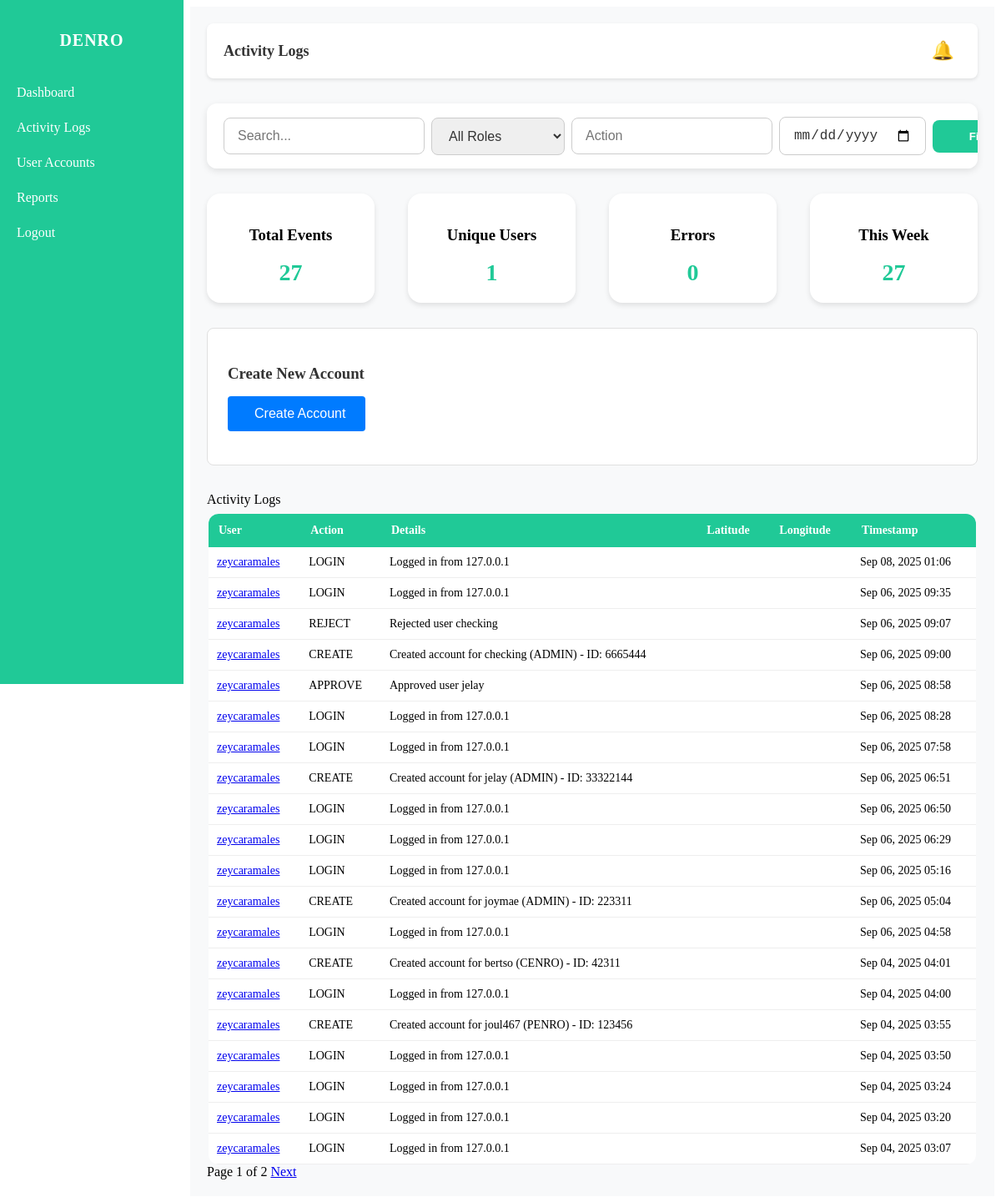
Page /custom-admin/activity-logs/ (signed in) on the earlier database version.
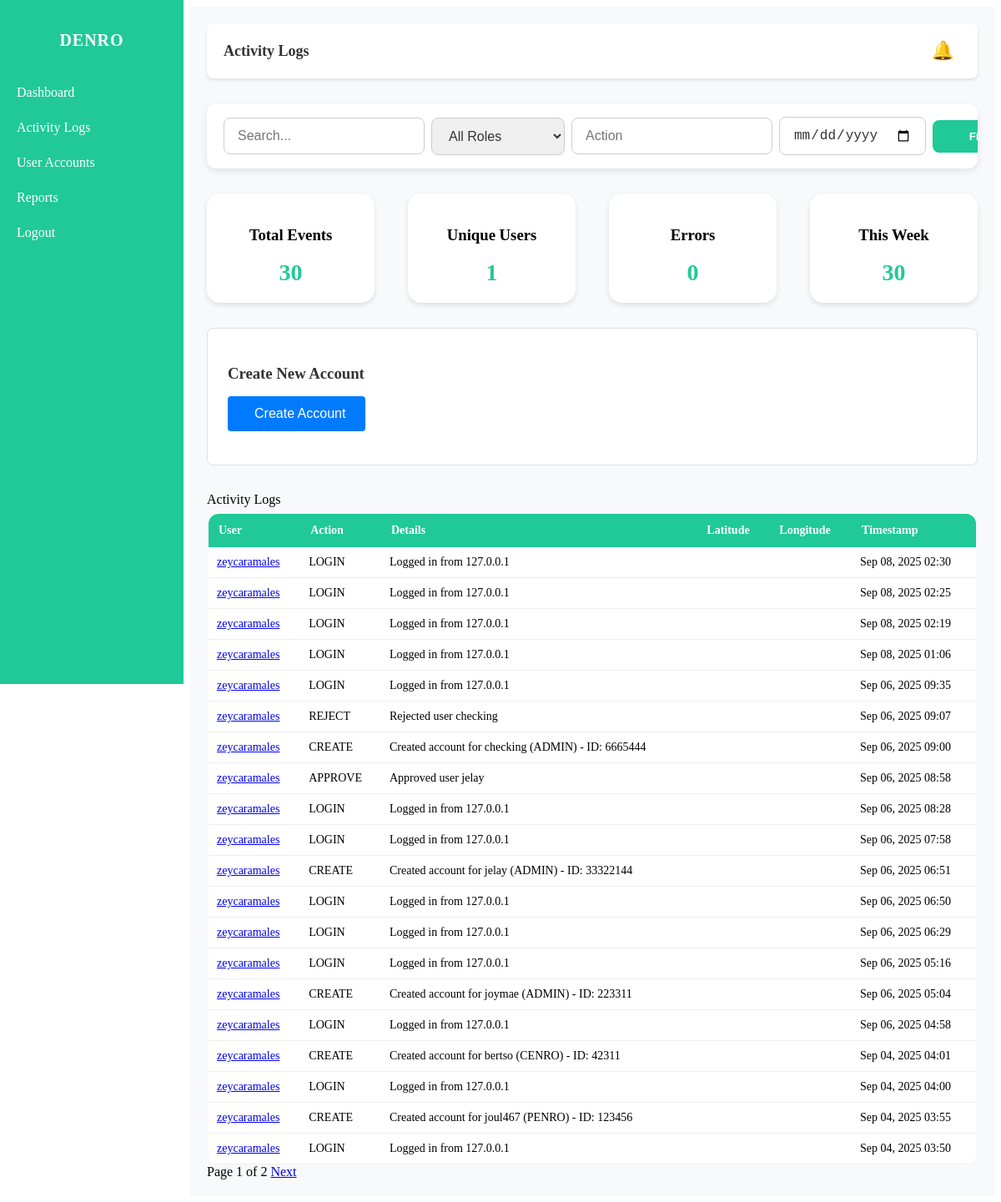
Same page on the later database version.
### DENRO/models.py (models this page shows, shortened)
class ActivityLog(models.Model):
    user        = models.ForeignKey(
        settings.AUTH_USER_MODEL,              # ✅ use the string via settings
        on_delete=models.SET_NULL,
        null=True, blank=True,
        related_name="activity_logs",
    )
    action      = models.CharField(max_length=16, choices=ActivityAction.choices)
    details     = models.TextField(blank=True, null=True)
    ip_address  = models.GenericIPAddressField(blank=True, null=True)
    created_at  = models.DateTimeField(auto_now_add=True)
    class Meta:
        ordering = ["-created_at"]
        indexes = [
            models.Index(fields=["-created_at"]),
            models.Index(fields=["action"]),
            models.Index(fields=["user"]),
        ]

class User(AbstractUser):
    class RoleChoices(models.TextChoices):
        SUPER_ADMIN = "SUPER_ADMIN", "Super Admin"
        ADMIN = "ADMIN", "Admin"
        PENRO = "PENRO", "PENRO"
        CENRO = "CENRO", "CENRO"
        EVALUATOR = "EVALUATOR", "Evaluator"
    role = models.CharField(
        max_length=20, choices=RoleChoices.choices, default=RoleChoices.ADMIN
    )
    is_approved = models.BooleanField(default=False)
    is_rejected = models.BooleanField(default=False)
    is_deactivated = models.BooleanField(default=False)
    gender = models.CharField(max_length=10, blank=True, null=True)
    phone_number = models.CharField(max_length=20, blank=True, null=True)
    region = models.CharField(max_length=100, blank=True, null=True)
    profile_pic = models.CharField(max_length=255, blank=True, null=True)
    id_number = models.CharField(max_length=50, blank=True, null=True, unique=True)

### DENRO/views.py (the view, shortened to what this page needs)
# urls.py: path("custom-admin/activity-logs/", views.admin_activity_logs, name="admin_activitylogs"),
@login_required
def admin_activity_logs(request):
    notifications, unread_count = get_unread_notifications()
    logs_qs = ActivityLog.objects.all().select_related("user").order_by("-created_at")
    q = request.GET.get("q")
    role = request.GET.get("role")
    action = request.GET.get("action")
    dfrom = request.GET.get("from")
    dto = request.GET.get("to")
    if q:
        logs_qs = logs_qs.filter(
            Q(user__username__icontains=q) | Q(details__icontains=q) | Q(action__icontains=q)
        )
    if role:
        logs_qs = logs_qs.filter(user__role=role)
    if action:
        logs_qs = logs_qs.filter(action=action)
    if dfrom:
        logs_qs = logs_qs.filter(created_at__date__gte=dfrom)
    if dto:
        logs_qs = logs_qs.filter(created_at__date__lte=dto)
    paginator = Paginator(logs_qs, 20)
    page_obj = paginator.get_page(request.GET.get("page") or 1)
    metrics = {
        "total_events": logs_qs.count(),
        "unique_users": logs_qs.values("user_id").distinct().count(),
        "errors": logs_qs.filter(action="ERROR").count(),
        "this_week": logs_qs.filter(created_at__gte=now() - timedelta(days=7)).count(),
    }
    total_events_breakdown = dict(logs_qs.values_list("action").annotate(c=Count("id")))
    unique_user_ids = logs_qs.values("user_id").distinct()
    unique_users_breakdown = dict(
        logs_qs.filter(user_id__in=[u["user_id"] for u in unique_user_ids])
        .values_list("action")
        .annotate(c=Count("id"))
    )
    errors_breakdown = dict(
        logs_qs.filter(action="ERROR").values_list("details").annotate(c=Count("id"))
    )
    this_week_qs = logs_qs.filter(created_at__gte=now() - timedelta(days=7))
    this_week_breakdown = dict(this_week_qs.values_list("action").annotate(c=Count("id")))
    context = {
        "logs": page_obj.object_list,
        "page_obj": page_obj,
        "metrics": metrics,
        "action_counts_json": json.dumps(total_events_breakdown),
        "popup_data": {
            "total_events": total_events_breakdown,
            "unique_users": unique_users_breakdown,
            "errors": errors_breakdown,
            "this_week": this_week_breakdown,
        },
        "notifications": notifications,
        "unread_count": unread_count,
    }
    return render(request, "ADMIN/admin_activitylogs.html", context)

### DENRO/context_processors.py (called while the page is built)
def _normalize_role(raw: Any) -> str:
    if raw is None:
        return ""
    text = str(raw).upper()
    return re.sub(r"[^A-Z]", "", text)

### DENRO/views.py (called while the page is built)
def get_unread_notifications():
    notifications = Notification.objects.filter(is_read=False).order_by("-created_at")
    return notifications, notifications.count()

### DENRO/templates/ADMIN/admin_activitylogs.html (shortened to what this page needs)
{% load static %}
<!DOCTYPE html>
<html lang="en">
<head>
    <link rel="stylesheet" href="{% static 'css/dashboard.css' %}">
    <link rel="stylesheet" href="{% static 'styles/sidebar.css' %}">
</head>
<body>
    {% include 'includes/adminsidebar.html' %}
    <div class="content">
        <div class="top-bar">
            <h2>Activity Logs</h2>
            <div class="notification">
                <button id="notifBtn" class="bell-btn">
                    🔔
                </button>
            </div>
        </div>
        <div class="filters">
            <form method="get">
                <input type="text" name="q" placeholder="Search..." value="{{ request.GET.q }}">
                <select name="role">
                    <option value="">All Roles</option>
                </select>
                <input type="text" name="action" placeholder="Action" value="{{ request.GET.action }}">
                <input type="date" name="from" value="{{ request.GET.from }}">
                <button type="submit">Filter</button>
            </form>
        </div>
        <div class="cards">
            <div class="card"><h3>Total Events</h3><p>{{ metrics.total_events }}</p></div>
            <div class="card"><h3>Unique Users</h3><p>{{ metrics.unique_users }}</p></div>
            <div class="card"><h3>Errors</h3><p>{{ metrics.errors }}</p></div>
            <div class="card"><h3>This Week</h3><p>{{ metrics.this_week }}</p></div>
        </div>
        <div class="account-creation-container" style="background: #fff; padding: 1.5rem; border-radius: 8px; border: 1px solid #e0e0e0; margin-bottom: 2rem;">
            <h3 style="margin-bottom: 1rem; color: #333;">Create New Account</h3>
            <button id="toggleCreateForm" class="btn btn-primary" style="background: #007bff; color: white; border: none; padding: 0.75rem 1.5rem; border-radius: 4px; cursor: pointer; font-size: 1rem; margin-bottom: 1rem;">
                Create Account
            </button>
        </div>
        <div class="section-title">Activity Logs</div>
        <div class="table-wrap">
            <table>
                <thead>
                    <tr>
                        <th>User</th>
                        <th>Action</th>
                        <th>Details</th>
                        <th>Latitude</th>
                        <th>Longitude</th>
                        <th>Timestamp</th>
                    </tr>
                </thead>
                <tbody>
                    {% for log in logs %}
                    <tr>
                        <td>
                            <a href="#" class="user-link" data-user-id="{{ log.user.id }}">
                                {{ log.user.username }}
                            </a>
                        </td>
                        <td>{{ log.action }}</td>
                        <td>{{ log.details }}</td>
                        <td>{{ log.latitude }}</td>
                        <td>{{ log.longitude }}</td>
                        <td>{{ log.created_at|date:"M d, Y H:i" }}</td>
                    </tr>
                    {% empty %}
                    <tr>
                        <td colspan="6">No logs found</td>
                    </tr>
                    {% endfor %}
                </tbody>
            </table>
        </div>
        <div class="pagination">
            <span>Page {{ page_obj.number }} of {{ page_obj.paginator.num_pages }}</span>
            {% if page_obj.has_next %}
                <a href="?page={{ page_obj.next_page_number }}{% for key,value in request.GET.items %}{% if key != 'page' %}&{{ key }}={{ value }}{% endif %}{% endfor %}">Next</a>
            {% endif %}
        </div>
    </div>
</body>
</html>

Differences in the rows shown:
no longer on this page (row unchanged): ActivityLog: user.username "zeycaramales", action "LOGIN", details "Logged in from 127.0.0.1", created_at "Sep 04, 2025 03:24"
no longer on this page (row unchanged): ActivityLog: user.username "zeycaramales", action "LOGIN", details "Logged in from 127.0.0.1", created_at "Sep 04, 2025 03:20"
no longer on this page (row unchanged): ActivityLog: user.username "zeycaramales", action "LOGIN", details "Logged in from 127.0.0.1", created_at "Sep 04, 2025 03:07"
added ActivityLog: user.username "zeycaramales", action "LOGIN", details "Logged in from 127.0.0.1", created_at "Sep 08, 2025 02:30"
added ActivityLog: user.username "zeycaramales", action "LOGIN", details "Logged in from 127.0.0.1", created_at "Sep 08, 2025 02:25"
added ActivityLog: user.username "zeycaramales", action "LOGIN", details "Logged in from 127.0.0.1", created_at "Sep 08, 2025 02:19"
Other differences:
{{ metrics.total_events }}: "27" → "30"
{{ metrics.this_week }}: "27" → "30"
